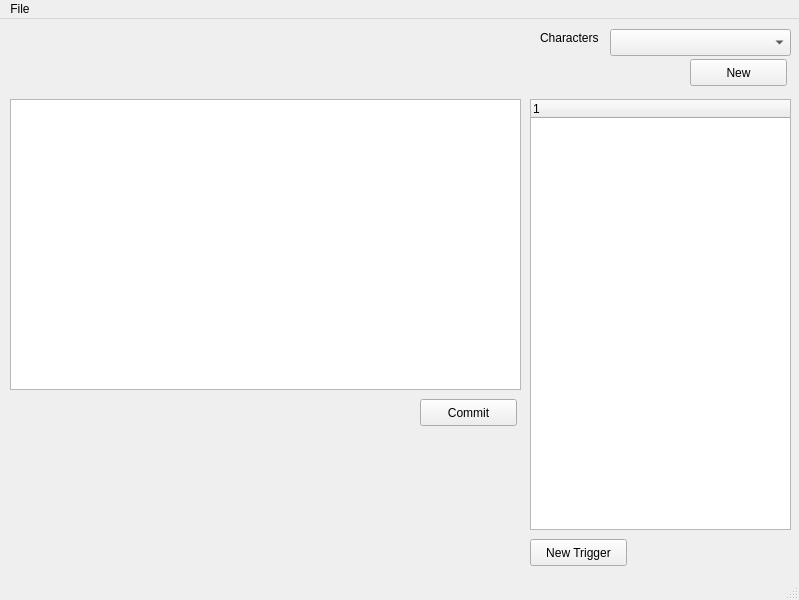
<?xml version="1.0" encoding="UTF-8"?>
<ui version="4.0">
 <class>MainWindow</class>
 <widget class="QMainWindow" name="MainWindow">
  <property name="geometry">
   <rect>
    <x>0</x>
    <y>0</y>
    <width>799</width>
    <height>600</height>
   </rect>
  </property>
  <property name="windowTitle">
   <string>Practicum Game Editor</string>
  </property>
  <property name="dockNestingEnabled">
   <bool>false</bool>
  </property>
  <widget class="QWidget" name="centralwidget">
   <widget class="QPushButton" name="pushButton_NewCharacter">
    <property name="geometry">
     <rect>
      <x>690</x>
      <y>40</y>
      <width>97</width>
      <height>27</height>
     </rect>
    </property>
    <property name="text">
     <string>New</string>
    </property>
   </widget>
   <widget class="QPushButton" name="pushButton_NewTrigger">
    <property name="geometry">
     <rect>
      <x>530</x>
      <y>520</y>
      <width>97</width>
      <height>27</height>
     </rect>
    </property>
    <property name="text">
     <string>New Trigger</string>
    </property>
   </widget>
   <widget class="QLabel" name="label_2">
    <property name="geometry">
     <rect>
      <x>540</x>
      <y>10</y>
      <width>67</width>
      <height>17</height>
     </rect>
    </property>
    <property name="text">
     <string>Characters</string>
    </property>
   </widget>
   <widget class="QComboBox" name="comboBox">
    <property name="geometry">
     <rect>
      <x>610</x>
      <y>10</y>
      <width>181</width>
      <height>27</height>
     </rect>
    </property>
   </widget>
   <widget class="QTreeWidget" name="treeWidget">
    <property name="geometry">
     <rect>
      <x>530</x>
      <y>80</y>
      <width>261</width>
      <height>431</height>
     </rect>
    </property>
    <column>
     <property name="text">
      <string notr="true">1</string>
     </property>
    </column>
   </widget>
   <widget class="QPlainTextEdit" name="plainTextEdit">
    <property name="geometry">
     <rect>
      <x>10</x>
      <y>80</y>
      <width>511</width>
      <height>291</height>
     </rect>
    </property>
   </widget>
   <widget class="QPushButton" name="pushButton_CommitDialogText">
    <property name="geometry">
     <rect>
      <x>420</x>
      <y>380</y>
      <width>97</width>
      <height>27</height>
     </rect>
    </property>
    <property name="text">
     <string>Commit</string>
    </property>
   </widget>
  </widget>
  <widget class="QMenuBar" name="menubar">
   <property name="geometry">
    <rect>
     <x>0</x>
     <y>0</y>
     <width>799</width>
     <height>25</height>
    </rect>
   </property>
   <widget class="QMenu" name="menuFile">
    <property name="title">
     <string>File</string>
    </property>
    <addaction name="actionOpen_Database"/>
    <addaction name="actionQuit"/>
   </widget>
   <addaction name="menuFile"/>
  </widget>
  <widget class="QStatusBar" name="statusbar"/>
  <action name="actionOpen_Database">
   <property name="text">
    <string>Open Database</string>
   </property>
  </action>
  <action name="actionQuit">
   <property name="text">
    <string>Quit</string>
   </property>
  </action>
 </widget>
 <resources/>
 <connections/>
</ui>
